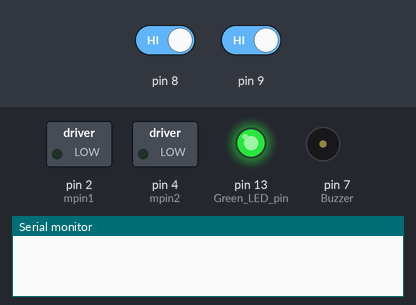
Simulated run of this sketch. Board: Arduino Uno, built with avr-gcc and run on an emulated ATmega328P. Parts: switched loads named in the sketch (green lamp = pin HIGH), output pins drawn as LEDs (lit = HIGH), buzzer (waves = sounding, pin HIGH), the last lines printed to the serial monitor. Dashed ring = blinking. The inputs (shaded band) are chosen by the test bench; at power-on: pin 8 HIGH, pin 9 HIGH.

Above: at 1.2 s.
1.3 s: pin 8 driven LOW
At 2.3 s:
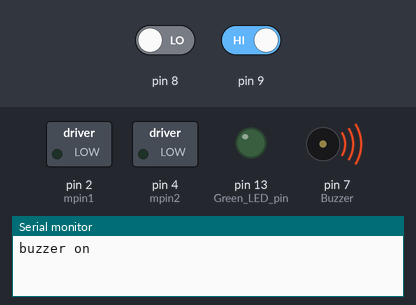
3.0 s: pin 9 driven LOW
At 4.0 s:
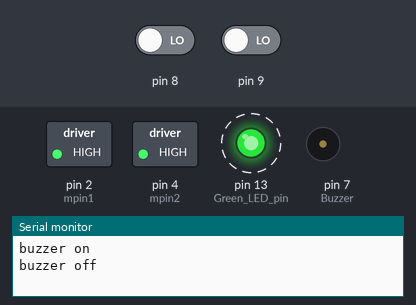
6.0 s: pin 8 driven HIGH
At 7.8 s:
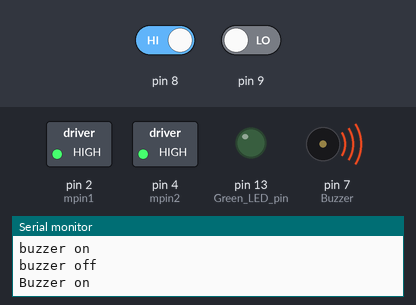
8.7 s: pin 8 driven LOW and pin 9 driven HIGH
At 9.3 s:
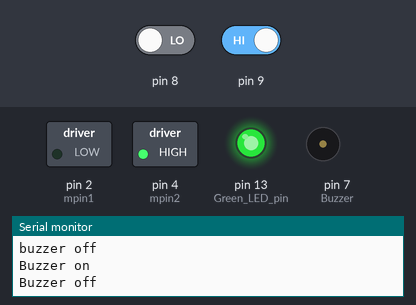
Timing chart, 0 to 11.2 s (numbered marks = the images above; inputs shaded):
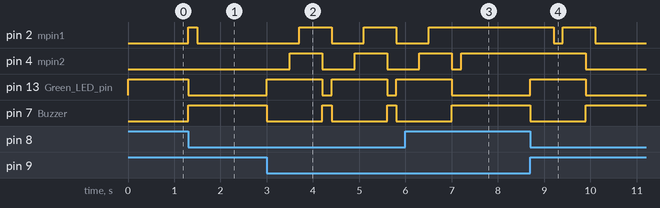

The sketch:

rail.ino
```cpp
int mpin1;
int mpin2;
int mdelay;

void setup() {

  pinMode(13,OUTPUT); // Green LED pin
  pinMode(7,OUTPUT); //Buzzer & Red Light pin

  //IR sensors pins
  pinMode(8,INPUT);
  pinMode(9,INPUT);

  //Initially turning on the  Green LED.
  digitalWrite(13,HIGH);

  //motor pins
  mpin1 = 2;
  mpin2 = 4;

  pinMode(mpin1, OUTPUT);
  pinMode(mpin2, OUTPUT);

  mdelay = 200;

  Serial.begin(9600);
}

void loop()
{

  //IF IR sensors sense the train, then it will give LOW signal.
  if(digitalRead(8)==LOW){

    //Turning off the GREEN LED
    digitalWrite(7, HIGH);

    //Turning on the Buzzer & RED LED
    digitalWrite(13, LOW);

    Serial.println("buzzer on");


    //Shutting down the gate
    digitalWrite(mpin1, HIGH);
    digitalWrite(mpin2, LOW);

    delay(mdelay);
    //the gate has been shut down, stop motor
    digitalWrite(mpin1, LOW);

    //wait for the other IR on the opposite side to give signal
    while(digitalRead(9)==HIGH){
    }


    digitalWrite(7, LOW);
    digitalWrite(13, HIGH);

    Serial.println("buzzer off");

    delay(500);

    //The train has passed, open the gate, rotate the motor opposite direction
    digitalWrite(mpin2, HIGH);
    delay(mdelay);

    //the gate has been opened, stop the motor
    digitalWrite(mpin1, HIGH);
    delay(500);

  } else if(digitalRead(9)== LOW){
    digitalWrite(7, HIGH);
    digitalWrite(13, LOW);
    Serial.println("Buzzer on");

    digitalWrite(mpin1, HIGH);
    digitalWrite(mpin2, LOW);

    delay(mdelay);

    digitalWrite(mpin2, HIGH);

    while(digitalRead(8)==HIGH){
    }

    digitalWrite(7, LOW);
    digitalWrite(13, HIGH);

    Serial.println("Buzzer off");

    delay(500);

    digitalWrite(mpin1, LOW);

    delay(mdelay);

    digitalWrite(mpin1, HIGH);

    delay(500);
  }

}
```

Measured:
- after the input at 1.3 s, pin 2 (mpin1): LOW → HIGH at once, → LOW 0.20 s later; pin 13 (Green_LED_pin): HIGH → LOW at once; pin 7 (Buzzer): LOW → HIGH at once
- after the input at 3.0 s, pin 2 (mpin1): alternates HIGH for 0.70 s and LOW for 0.70 s, starting after 0.70 s; pin 4 (mpin2): alternates HIGH for 0.70 s and LOW for 0.70 s, starting after 0.50 s
- after the input at 6.0 s, pin 2 (mpin1): goes on until 6.5 s, then stays HIGH; pin 13 (Green_LED_pin): goes on until 7.0 s, then stays LOW; pin 7 (Buzzer): goes on until 7.0 s, then stays HIGH
- after the input at 8.7 s, pin 2 (mpin1): HIGH → LOW after 0.50 s, → HIGH 0.20 s later, → LOW 0.70 s later; pin 4 (mpin2): HIGH → LOW after 1.2 s; pin 13 (Green_LED_pin): LOW → HIGH at once, → LOW 1.2 s later; pin 7 (Buzzer): HIGH → LOW at once, → HIGH 1.2 s later
